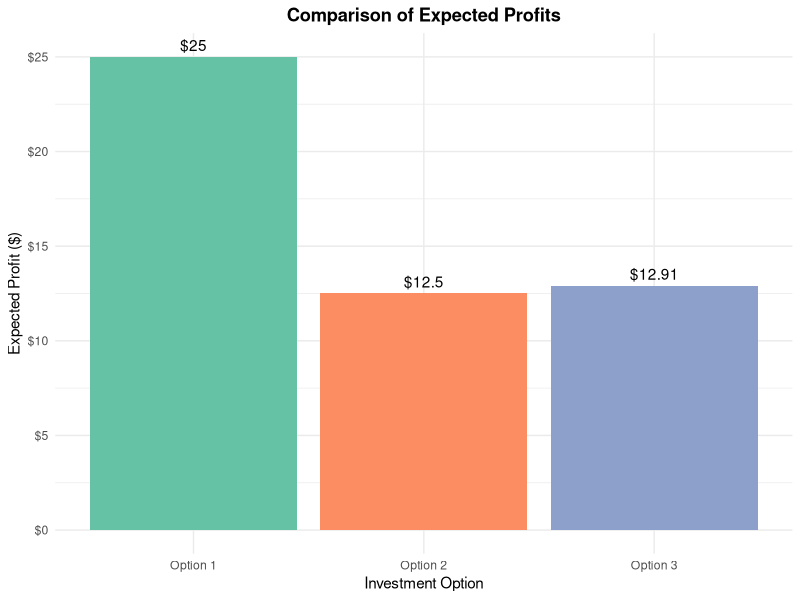

Reproduce this figure in R.
## ---- chunk 1
knitr::opts_chunk$set(echo = TRUE)
## ---- chunk 2
###Simulating Roadside Assistance Assumptions:

Avg_Claims <- 0.5
Claims <- 0:19
Simulation <- dpois(Claims, lambda = Avg_Claims)
#Option1 <- 50
#Option2,3 <- 25
Repair_Cost <- 100
Agency_Pays <- 0.5

## ---- chunk 3
#Option 1: The insurance agency only charges a premium.
#Assumptions:
#1. Cost of repair through 3rd party is $100
#2. Insurance premium is $50 per annum for roadside assistance.
#3. The insurance agency pays 50% cost to 3rd party per roadside assistance repair.
#4. Average number of claims for roadside assistance is 0.5

Option1<- 50
profit1 <- Option1 - (Claims * Repair_Cost * Agency_Pays)
exp_profit1 <- sum(profit1 * Simulation)
print(exp_profit1)
## ---- chunk 4
#Option 2: The insurance agency charges a premium and a deductible.
#Assumptions:
#1. Cost of repair through 3rd party is $100
#2. Insurance premium is $25 per annum for roadside assistance.
#3. There is a deductible of $25 per roadside assistance repair.
#4. The insurance agency pays 50% cost to 3rd party per roadside assistance repair.
#5. Average number of claims for roadside assistance is 0.5

Option2 <- 25
deductible2 <- 25
# Agency payout = (50% of cost) - deductible
payout_per_claim2 <- (Repair_Cost * Agency_Pays) - deductible2
profit2 <- Option2 - (Claims * payout_per_claim2)
exp_profit2 <- sum(profit2 * Simulation)
print(exp_profit2)
## ---- chunk 5
#Option 3: The insurance agency charges a premium, a deductible, and limits the number of roadside assistance repairs that the customers can raise per annum.
#Assumptions:
#1. Cost of repair through 3rd party is $100
#2. Insurance premium is $25 per annum for roadside assistance.
#3. There is a deductible of $25 per roadside assistance repair.
#4. The customer roadside assistance request will not be paid by the insurance agency after 2nd claim.
#5.The insurance agency pays 50% cost to 3rd party per roadside assistance repair.
#6. Average number of claims for roadside assistance is 0.5

Option3 <- 25
deductible3 <- 25
payout_per_claim3<- (Repair_Cost * Agency_Pays) - deductible3
Claims_Limit <- pmin(Claims, 2) # Limits claims to max 2
profit3 <- Option3 - (Claims_Limit * payout_per_claim3)
exp_profit3 <- sum(profit3 * Simulation)
print(exp_profit3)
## ---- chunk 6
cat("Expected Profit (Option 1): $", round(exp_profit1, 2), "\n")
cat("Expected Profit (Option 2): $", round(exp_profit2, 2), "\n")
cat("Expected Profit (Option 3): $", round(exp_profit3, 2), "\n")
## ---- chunk 7
library(ggplot2)

# 1. Since the Expected profits are single-varible results, it makes the most sense to display these in barchat form. This code takes the 3 results and tranforms them into a dataframe. 
profit_data <- data.frame(
  Option = c("Option 1", "Option 2", "Option 3"),
  Expected_Profit = c(exp_profit1, exp_profit2, exp_profit3)
)

# 2. Code to generate a ggplot of the expected profit results. 
ggplot(profit_data, aes(x = Option, y = Expected_Profit, fill = Option)) +
  geom_col(show.legend = FALSE) + # geom_col uses the actual values in the data
  geom_text(aes(label = paste0("$", round(Expected_Profit, 2))), vjust = -0.5) +
  scale_y_continuous(labels = scales::dollar_format()) +
  theme_minimal() +
  scale_fill_brewer(palette = "Set2") +
  theme(plot.title = element_text(hjust = 0.5, face = "bold")) + 
  labs(
    title = "Comparison of Expected Profits",
    x = "Investment Option",
    y = "Expected Profit ($)"
  )
## ---- chunk 8
###Questions to answer:
  
#1. In each of the scenarios, what is the expected profit for the insurance company?

#Answer: As seen in the barchart above, Option 1 expected profit is $25 per customer. Option 2 profit is $12.50 per customer. Lastly, Option 3 returns an expected profit of $12.91 per customer. 

#2:Do you see any increase in expected profit if the customers are locked in for two years with an additional year of premium (the premium remains the same)?
#Answer: Since premiums are set at $50 for Option 1, locking a customer in for a two-year plan generates $100 over course of two years. Next, since X is a function of Lamba, there is expected average of 1 claim over the 2 years. Since agency pays 50% of $100 repair per claim, Insurance receives $50 profit. 

#3. What is the expected profit if customers receive a 20% discount every year if they purchase two years of insurance?

#Answer: 2-year premum = $100 * .80 Discount= $80 revenue for company. The expected claims is still 2, since 1 year was .5, two year is 1. Expense is $50 for every $100 repair claim cost.Revenue of $80 minus $50 payout cost = $30 profit for two-year contract, giving just $15 in profit per year, given a yearly discount.
  
